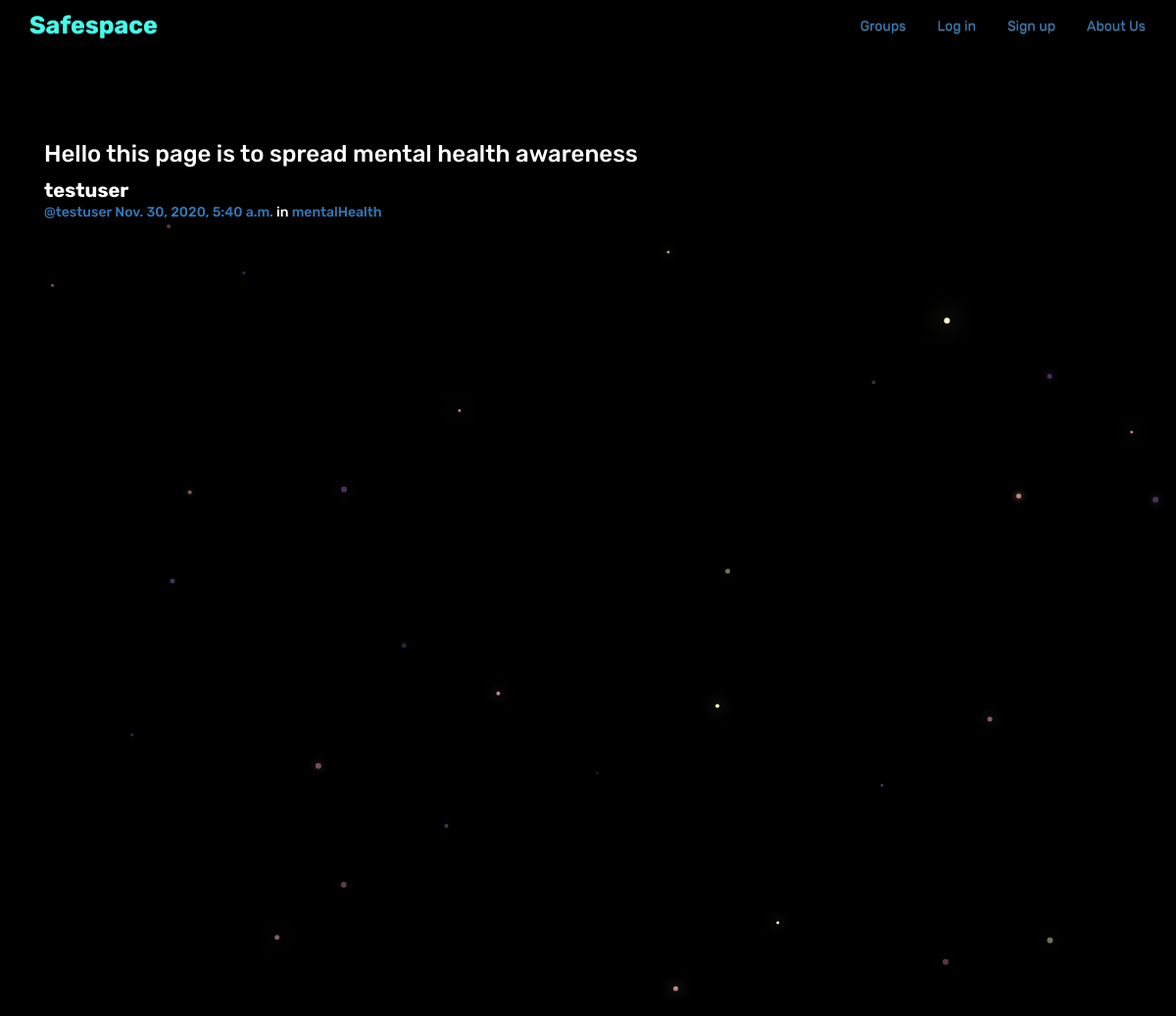
The app's page /posts/by/testuser/4/ with its own data.
### posts/models.py (models this page shows, shortened)
class Post(models.Model):
    user = models.ForeignKey(User, on_delete=models.CASCADE,related_name="posts")
    created_at = models.DateTimeField(auto_now=True)
    message = models.TextField()
    message_html = models.TextField(editable=False)
    group = models.ForeignKey(Group,on_delete=models.CASCADE, related_name="posts",null=True, blank=True)
    class Meta:
        ordering = ["-created_at"]
        unique_together = ["user", "message"]

### groups/models.py (models this page shows, shortened)
class Group(models.Model):
    name = models.CharField(max_length=255, unique=True)
    slug = models.SlugField(allow_unicode=True, unique=True)
    description = models.TextField(blank=True, default='')
    description_html = models.TextField(editable=False, default='', blank=True)
    members = models.ManyToManyField(User,through="GroupMember")
    class Meta:
        ordering = ["name"]

### posts/views.py (the view)
# urls.py: path("by/<username>/<pk>/",views.PostDetail.as_view(),name="single"),
class PostDetail(SelectRelatedMixin, generic.DetailView):
    model = models.Post
    select_related = ("user", "group")
    def get_queryset(self):
        queryset = super().get_queryset()
        return queryset.filter(
            user__username__iexact=self.kwargs.get("username")
        )

### posts/templates/posts/post_detail.html
{% extends "posts/post_base.html" %}
{% block post_content %}
<div class="col-md-8">
    {% include "posts/_post.html" %}
</div>
{% endblock %}

### posts/templates/posts/_post.html (shortened to what this page needs)
<div class="post media">
	<h3>{{ post.message_html|safe }}</h3>
	<div class="media-body">
		<strong>{{ post.user.username }}</strong>
		<h5 class="media-heading">
			<span class="username"><a href="{% url 'posts:for_user' username=post.user.username %}">@{{ post.user.username }}</a></span>
			<time class="time"><a href="{% url 'posts:single' username=post.user.username pk=post.pk %}">{{ post.created_at }}</a></time>
			{% if post.group %}
			<span class="group-name">in <a href="#">{{ post.group.name }}</a></span>
			{% endif %}
		</h5>
	</div>
</div>

### static/css/master.css (style rules this page uses)
html, body { margin: 0; overflow-y: scroll; background-color: black; color:white; height: 100%; width: 100%; font-size: 20px; font-family: 'Rubik', sans-serif; }

### records on screen
Post: message_html "Hello this page is to spread mental health awareness", user.username "testuser", created_at "Nov. 30, 2020, 5:40 a.m.", group.name "mentalHealth"
